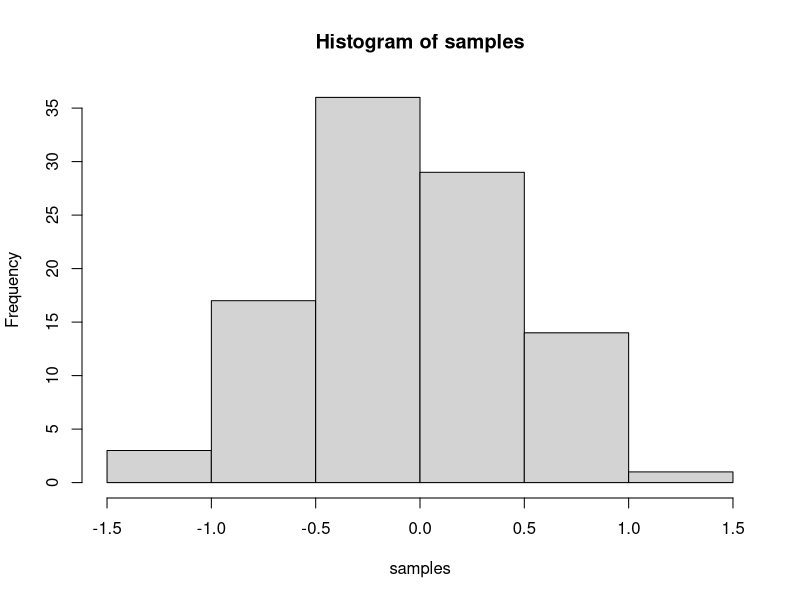

The R source for this figure:
## ---- chunk 1
knitr::opts_chunk$set(message=FALSE,warning=FALSE, cache=TRUE)
## ---- chunk 2
15+20
12*12 # * is multiplication sign.
126/3 # / is division sign.
(2+5+7)/5
## ---- chunk 3
a<-1
b<-2
a+b

d<-c(1,2,3)
e<-c(5,6,7)
d+e
d*e
d/e

x<-4
y<-x+6
y

## ---- chunk 4
x<-5
is.double(x)

## ---- chunk 5
y<-"brown"
is.double(y)
is.character(y)
## ---- chunk 6
d<- TRUE
is.logical(d)
## ---- chunk 7
s<-0/0
s

z<-c()
z

6/0

-2/0
## ---- chunk 8
a<-c(12,45,27,76,98) ## we use lower c to represent the vectors    in R.
print(a)

(a<-c(12,45,27,76,98))

length(a) ## we use length in R to know how many values we have    in the vector a for example. so here, the length of the vector a is 5.

## ---- chunk 9
x<-1:10
x
## ---- chunk 10
x<-c(1:10)
x
## ---- chunk 11
z<-seq(from=1,to=10,by=1)
z
## ---- chunk 12
z<-seq(1,10)
z
## ---- chunk 13
x<-c(4,5,1,-2)
sum(x)  ## the summation of the values in the vector.
mean(x) ## the average of the values in x.
var(x)  ## the variance.
sd(x)   ## the standard deviation of x.
max(x)  ## the maximum value of x.
min(x)  ## the minimum value of x.
sort(x) ## sort the values in the vector fro the smallest to the largest.
range(x) ## this gives us the minimum and the maximum values in   the vector x.

## ---- chunk 14
x<-c(12,32,52,78,66)
x[2] ## this means we choose the second element from the vector x.
x[3:5] ## We choose the elements 3,4 and 5 from vector x.

## ---- chunk 15
x[x>55]
## ---- chunk 16
which(x>50) ## here we ask which of our elements are greater than 50, we have the 3rd, 4th and the 5th elements from vector x.
## ---- chunk 17
a<-matrix(c(10,15,20,25),nrow=2,ncol=2)
a  ## the default matrix in R is filling the matrix using column after column. The dimension of the matrix a is 2X2.
## ---- chunk 18
b<-matrix(c(10,15,20,25),nrow=2,ncol=2,byrow=TRUE)
b 
## ---- chunk 19
dim(b) ## dimension of matrix b.

s<-matrix(1:6,nrow=2,ncol=3)
s
dim(s)
## ---- chunk 20
d<-t(s)  ## transpose of matrix s
d
dim(d)
## ---- chunk 21
d[1,] ## 
## ---- chunk 22
d[,2]
## ---- chunk 23
d[3,2] ## the element is 6.
## ---- chunk 24
samples <- rnorm(100, mean=0, sd=0.5)
hist(samples)
